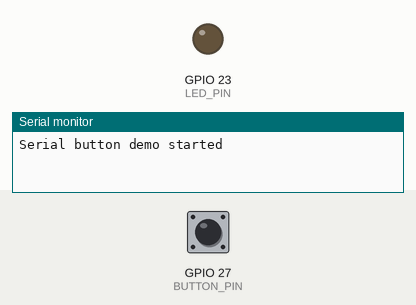
Simulated run of this sketch. Board: ESP32. On the bench: output pins drawn as LEDs (lit = HIGH), the last lines printed to the serial monitor. The test bench sets the inputs (shaded band); at power-on: GPIO 27 (BUTTON_PIN) HIGH.

Above: at 1.2 s.
1.3 s: GPIO 27 (BUTTON_PIN) pulled LOW for 0.15 s
At 2.5 s:
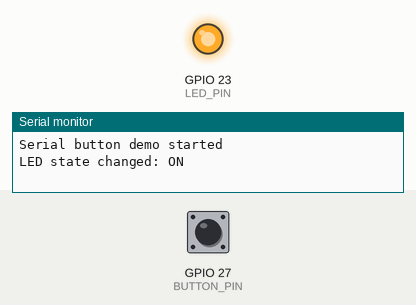
2.9 s: GPIO 27 (BUTTON_PIN) pulled LOW for 1 s
At 3.8 s:
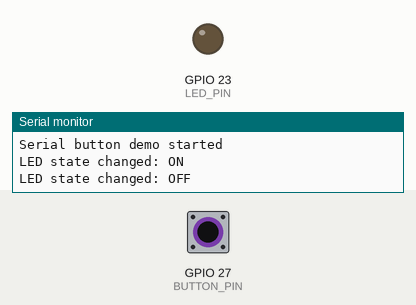
5.4 s: GPIO 27 (BUTTON_PIN) pulled LOW for 3.2 s
At 5.7 s:
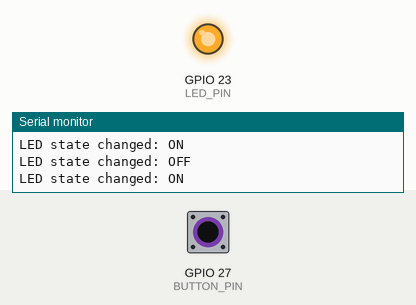
Timing chart, 0 to 8.4 s (numbered marks = the images above; inputs shaded):
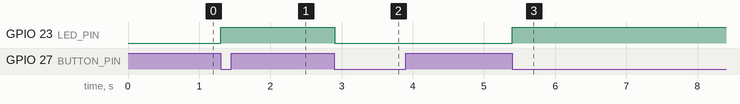

The sketch:

day06_serial_debug.ino
```cpp
const int BUTTON_PIN = 27;
const int LED_PIN = 23;
bool ledOn = false;
int previous = HIGH;

void setup() {
  Serial.begin(115200);
  pinMode(BUTTON_PIN, INPUT_PULLUP);
  pinMode(LED_PIN, OUTPUT);
  Serial.println("Serial button demo started");
}

void loop() {
  int current = digitalRead(BUTTON_PIN);
  if (previous == HIGH && current == LOW) {
    ledOn = !ledOn;
    digitalWrite(LED_PIN, ledOn);
    Serial.print("LED state changed: ");
    Serial.println(ledOn ? "ON" : "OFF");
    delay(50);
  }
  previous = current;
}
```

Measured:
- after the input at 1.3 s, GPIO 23 (LED_PIN): LOW → HIGH at once
- after the input at 2.9 s, GPIO 23 (LED_PIN): HIGH → LOW at once
- after the input at 5.4 s, GPIO 23 (LED_PIN): LOW → HIGH at once
